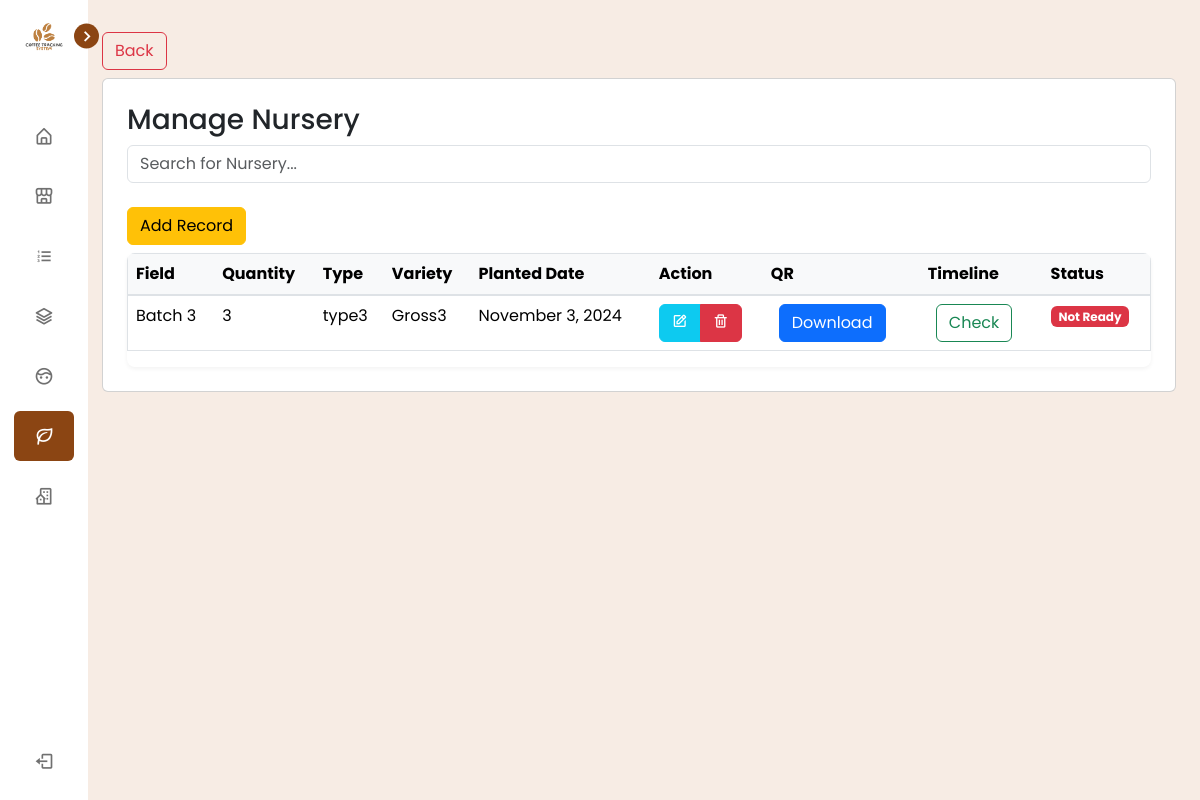
Before: /view/pages/plant_nursery/index.php (signed in) with the older database file.
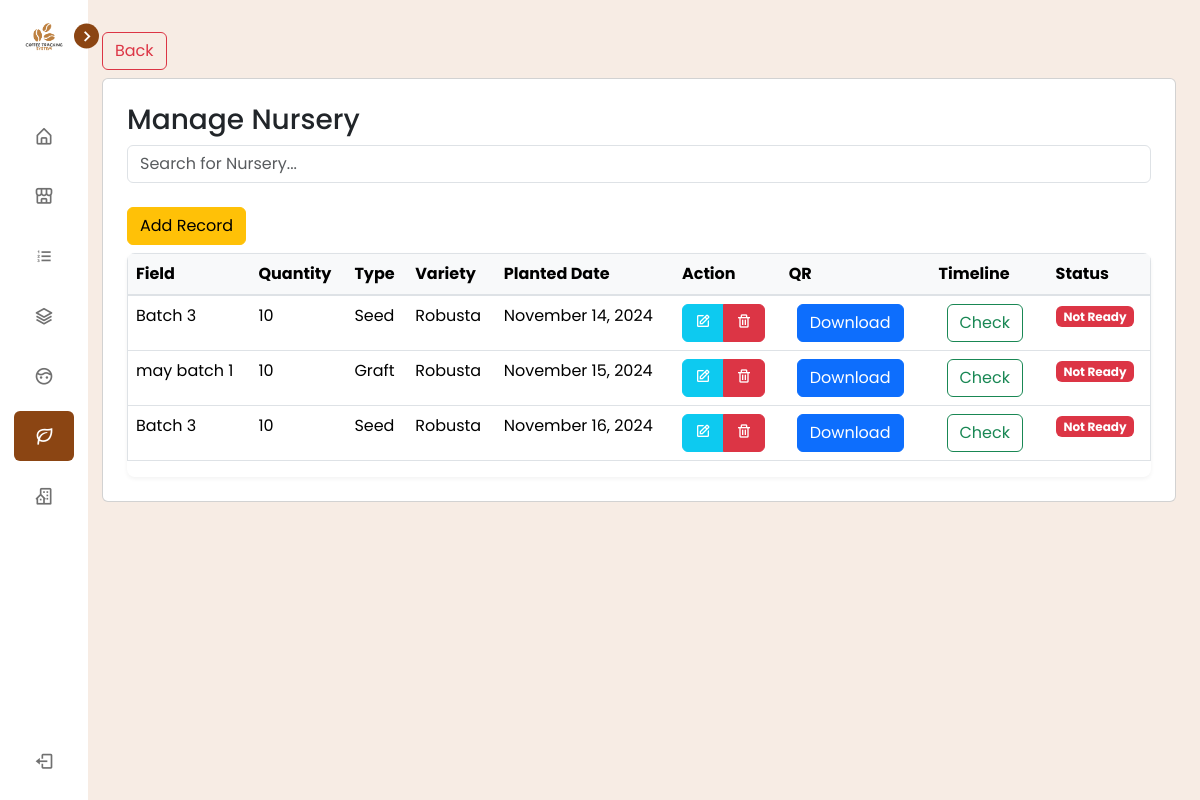
After: the same page with the newer database file.
### tables this page shows
CREATE TABLE `tbl_nursery` (
  `id` int(255) NOT NULL,
  `nursery_id` varchar(255) DEFAULT NULL,
  `nursery_field` varchar(255) NOT NULL,
  `source_id` varchar(255) NOT NULL,
  `type_id` varchar(255) DEFAULT NULL,
  `variety_id` varchar(255) DEFAULT NULL,
  `quantity` int(255) NOT NULL,
  `planted_date` varchar(255) DEFAULT NULL,
  `created_date` timestamp(6) NOT NULL DEFAULT current_timestamp(6)
);

CREATE TABLE `tbl_type` (
  `id` int(11) NOT NULL,
  `type_id` varchar(255) NOT NULL,
  `type_name` varchar(255) NOT NULL,
  `description` varchar(255) NOT NULL
);

CREATE TABLE `tbl_variety` (
  `id` int(255) NOT NULL,
  `variety_id` varchar(255) NOT NULL,
  `variety_name` varchar(255) NOT NULL,
  `description` varchar(255) NOT NULL
);

### connection/connection.php (called while the page is built, shortened)
<?php
class config {
    public function __construct(){
        $dsn = "mysql:host=".H.";dbname=".DB;
        $username = U;
        $password = P;
        try {
            $this->pdo = new PDO($dsn, $username, $password);
        } catch (PDOException $e) {
            die("Connection failed: " . $e->getMessage());
        }
    }
}
?>

### controller/PlantNurseryController.php (called while the page is built, shortened)
<?php
    require_once('../../../services/PlantNurseryService.php');
    $nurseryServices = new PlantInfo();
    $nurserys = $nurseryServices->getPlantInfos();
?>

### services/PlantNurseryService.php (called while the page is built, shortened)
<?php
require_once("../../../connection/connection.php");
class PlantInfo extends config {
    public function getPlantInfos() {
        try {
            $query = "SELECT
                            n.id,
                            n.nursery_id,
                            n.nursery_field,
                            n.type_id,
                            t.type_name,
                            t.description AS type_description,
                            n.variety_id,
                            v.variety_name,
                            v.description AS variety_description,
                            n.quantity,
                            n.planted_date,
                            n.created_date
                        FROM
                            tbl_nursery n
                        JOIN
                            tbl_type t ON n.type_id = t.type_id
                        JOIN
                            tbl_variety v ON n.variety_id = v.variety_id
                        WHERE
                            1;
                        ";
            $stmt = $this->pdo->prepare($query);
            $stmt->execute();
            return $stmt->fetchAll(PDO::FETCH_ASSOC);
        } catch (PDOException $e) {
            echo "Error: " . $e->getMessage();
        }
    }
    public function getHarvestStatus($nurseryID) {
        try {
            $query = "
                SELECT
                    CASE
                        WHEN EXISTS (
                            SELECT 1 FROM tbl_timeline WHERE nursery_id_fk = :nurseryID AND timeline_title = 'Harvested'
                        )
                        THEN (
                            SELECT MAX(history_date) FROM tbl_timeline WHERE nursery_id_fk = :nurseryID AND timeline_title = 'Harvested'
                        )
                        ELSE (
                            SELECT planted_date FROM tbl_nursery WHERE nursery_id = :nurseryID
                        )
                    END AS relevant_date,
                    CASE
                        WHEN EXISTS (
                            SELECT 1
                            FROM tbl_timeline
                            WHERE nursery_id_fk = :nurseryID
                            AND timeline_title = 'Harvested'
                        )
                        THEN 'True'
                        ELSE 'False'
                    END AS status
            ";
            $stmt = $this->pdo->prepare($query);
            $stmt->bindParam(':nurseryID', $nurseryID);
            $stmt->execute();
            return $stmt->fetch(PDO::FETCH_ASSOC);
        }
        catch (PDOException $e) {
            echo "Error: " . $e->getMessage();
        }
    }
}
?>

### view/pages/plant_nursery/index.php (the view, shortened to what this page needs)
<?php
  $title = "Nursery";
  require_once('../../../services/PlantNurseryService.php');
  include_once('../../../controller/PlantNurseryController.php');
  include_once('../../components/header.php');
?>
<div>
    <a class="btn btn-outline-danger my-2" href="../dashboard/index.php" width="200"> Back </a>
    <div class="card p-4">
      <h3>Manage Nursery</h3>
    <div class="mb-3">
        <input type="text" id="searchInput" class="form-control" placeholder="Search for Nursery...">
    </div>
    <div class="my-2">
     <a type="button" class="btn btn-warning d-none d-md-inline-block" href="create.php">Add Record</a>
    </div>
      <div class="table-responsive">
                <table border="1" class="table" id="nurseryOwnersTable">
                    <thead>
                        <tr>
                            <th>Field</th>
                            <th>Quantity</th>
                            <th>Type</th>
                            <th>Variety</th>
                            <th>Planted Date</th>
                            <th>Action</th>
                            <th>QR</th>
                            <th>Timeline</th>
                            <th>Status</th>
                        </tr>
                    </thead>
                    <tbody>
                        <?php if (!empty($nurserys)): ?>
                            <?php foreach ($nurserys as $nursery): ?>
                                <tr>
                                    <td><?php echo htmlspecialchars($nursery['nursery_field']); ?></td>
                                    <td><?php echo htmlspecialchars($nursery['quantity']); ?></td>
                                    <td><?php echo htmlspecialchars($nursery['type_name']); ?></td>
                                    <td><?php echo htmlspecialchars($nursery['variety_name']); ?></td>
                                    <td>
                                        <?php
                                            $plantedDate = new DateTime($nursery['planted_date']);
                                            echo $plantedDate->format('F j, Y');
                                        ?>
                                    </td>
                                    <td>
                                      <div class="btn-group">
                                          <a type="button" class="btn  btn-info" href="update.php?ID=<?php echo htmlspecialchars($nursery['id']); ?>"><i class='bx bx-edit icon text-white'></i></a>
                                          <button type="button" class="btn  btn-danger" data-id="<?php echo htmlspecialchars($nursery['id']); ?>" onclick="setDeleteId(this)"><i class='bx bx-trash icon'></i></button>
                                      </div>
                                    </td>
                                    <td>
                                      <a type="button" class="btn d-none d-md-inline-block btn-primary mx-2" href="qr.php?plantID=<?php echo htmlspecialchars($nursery['nursery_id']); ?>">Download</a>
                                    </td>
                                    <td>
                                      <a type="button" class="btn d-none d-md-inline-block btn-outline-success mx-2" href="../plant_timeline/index.php?id=<?php echo htmlspecialchars($nursery['id']); ?>&nurseryID=<?php echo htmlspecialchars($nursery['nursery_id']); ?>">Check</a>
                                    </td>
                                    <td>
                                      <?php
                                          $history_date = $nurseryServices->getHarvestStatus($nursery['nursery_id']);
                                          $now = new DateTime();
                                          $relevant_date = new DateTime($history_date['relevant_date']);
                                          $interval = $now->diff($relevant_date);
                                          if ($relevant_date->format('Y-m-d') == $now->format('Y-m-d') && $history_date['status'] == 'True') {
                                              echo '<span class="badge text-bg-success">Harvested</span>';
                                          }
                                          else if ($interval->y > 0 || $interval->m >= 24) {
                                              echo '<span class="badge text-bg-warning text-white">Ready</span>';
                                          }
                                          else {
                                              echo '<span class="badge text-bg-danger">Not Ready</span>';
                                          }
                                      ?>
                                  </td>
                                </tr>
                            <?php endforeach; ?>
                        <?php else: ?>
                            <tr>
                                <td colspan="5" class="text-center">No records found.</td>
                            </tr>
                        <?php endif; ?>
                    </tbody>
                </table>
                </div>
            </div>
      </div>
<?php include_once('../../components/footer.php'); ?>

### view/components/header.php (shortened to what this page needs)
<!DOCTYPE html>
<html lang="en">
<head>
    <link rel="stylesheet" href="../../css/bootsrap.css">
    <link rel="stylesheet" href="../../css/style.css">
    <link rel="stylesheet" href="../../css/fontawesome.css">
    <link rel="stylesheet" href="../../css/sidebar.css">
    <link href='https://unpkg.com/boxicons@2.1.1/css/boxicons.min.css' rel='stylesheet'>
</head>
<body class="px-1 px-md-5">
<?php
    if (!isset($_SESSION['username']) && $title != "User") {
?>
    <nav class="sidebar close d-none d-md-block">
        <header>
            <div class="image-text">
                <span class="image">
                    <img src="../../../assets/images/logo.png" alt="">
                </span>
            </div>
            <i class='bx bx-chevron-right toggle'></i>
        </header>
        <div class="menu-bar">
            <div class="menu">
                <ul class="menu-links p-0">
                    <li class="nav-link <?php echo $title == 'Dashboard' ? 'active' : ''; ?>">
                        <a href="../dashboard/index.php">
                            <i class='bx bx-home-alt icon'></i>
                        </a>
                    </li>
                    <li class="nav-link <?php echo $title == 'Order' ? 'active' : ''; ?>">
                        <a href="../plant_order/index.php">
                            <i class='bx bx-store-alt icon'></i>
                        </a>
                    </li>
                    <li class="nav-link <?php echo $title == 'Type' ? 'active' : ''; ?>">
                        <a href="../plant_type/index.php">
                            <i class='bx bx-list-ol icon'></i>
                        </a>
                    </li>
                    <li class="nav-link <?php echo $title == 'Variety' ? 'active' : ''; ?>">
                        <a href="../plant_variety/index.php">
                            <i class='bx bx-layer icon'></i>
                        </a>
                    </li>
                    <li class="nav-link <?php echo $title == 'Source' ? 'active' : ''; ?>">
                        <a href="../plant_source/index.php">
                            <i class='bx bx-face icon'></i>
                        </a>
                    </li>
                    <li class="nav-link <?php echo $title == 'Nursery' ? 'active' : ''; ?>">
                        <a href="../plant_nursery/index.php">
                            <i class='bx bx-leaf icon'></i>
                        </a>
                    </li>
                    <li class="nav-link <?php echo $title == 'Center' ? 'active' : ''; ?>">
                        <a href="../plant_center/index.php">
                            <i class='bx bx-building-house icon'></i>
                        </a>
                    </li>
                </ul>
            </div>
            <div class="bottom-content">
                <form action='' method='post'>
                    <li class="">
                        <button type='submit' class="d-flex w-100 btn-logout p-0 py-3" style="padding-left: -10px">
                            <i class='bx bx-log-out icon p-0 m-0' style="margin-left: -10px;"></i>
                        </button>
                    </li>
                </form>
            </div>
        </div>
    </nav>
    <?php
    }
?>
   <section class="home mb-3 p-1 p-lg-4 pt-5 pt-md-0 mt-5 mt-lg-0">

### view/components/footer.php (shortened to what this page needs)
</body>
</html>

### view/css/style.css (style rules this page uses)
body { padding: 5px; background-color: #f5f5f5; font-family: Arial, sans-serif; }

### view/css/sidebar.css (style rules this page uses)
* { margin: 0; padding: 0; box-sizing: border-box; font-family: 'Poppins', sans-serif; }
:root { --body-color: #f7ece4; --sidebar-color: #FFF; --primary-color: #8B4513; --primary-color-light: #fffbf5; --toggle-color: #DDD; --text-color: #707070; --tran-03: all 0.2s ease; --tran-03: all 0.3s ease; --tran-04: all 0.3s ease; --tran-05: all 0.3s ease; }
body { min-height: 100vh; background-color: var(--body-color); transition: var(--tran-05); }
.sidebar { position: fixed; top: 0; left: 0; height: 100%; width: 250px; padding: 10px 14px; background: var(--sidebar-color); transition: var(--tran-05); z-index: 100; }
.sidebar.close { width: 88px; }
.sidebar li { height: 50px; list-style: none; display: flex; align-items: center; margin-top: 10px; }
.sidebar header .image, .sidebar .icon { min-width: 60px; border-radius: 6px; }
.sidebar .icon { min-width: 60px; border-radius: 6px; height: 100%; display: flex; align-items: center; justify-content: center; font-size: 20px; }
.sidebar .text, .sidebar .icon { color: var(--text-color); transition: var(--tran-03); }
.sidebar header { position: relative; }
.sidebar header .image-text { display: flex; align-items: center; }
.sidebar header .image { display: flex; align-items: center; justify-content: center; }
.sidebar header .image img { width: 40px; border-radius: 6px; }
.sidebar header .toggle { position: absolute; top: 50%; right: -25px; transform: translateY(-50%) rotate(180deg); height: 25px; width: 25px; background-color: var(--primary-color); color: var(--sidebar-color); border-radius: 50%; display: flex; align-items: center; justify-content: center; font-size: 22px; cursor: pointer; transition: var(--tran-05); }
.sidebar.close .toggle { transform: translateY(-50%) rotate(0deg); }
.sidebar .menu { margin-top: 40px; }
.sidebar li a { list-style: none; height: 100%; background-color: transparent; display: flex; align-items: center; height: 100%; width: 100%; border-radius: 6px; text-decoration: none; transition: var(--tran-03); }
.sidebar .menu-bar { height: calc(100% - 55px); display: flex; flex-direction: column; justify-content: space-between; overflow-y: scroll; }
.home { position: absolute; top: 0; top: 0; left: 250px; height: 100vh; width: calc(100% - 250px); background-color: var(--body-color); transition: var(--tran-05); }
.sidebar.close~.home { left: 78px; height: 100vh; width: calc(100% - 78px); }
.btn-logout { margin: 0; border: none; background: white; cursor: pointer; border-radius: 7px; }
.nav-link.active a { background-color: var(--primary-color); }
.nav-link.active a .icon, .nav-link.active a .text { color: var(--sidebar-color); }

### view/components/header.php (style rules this page uses)
.table-responsive { border-radius: 8px; box-shadow: 0 2px 4px rgba(0,0,0,0.05); }
.table th { background-color: #f8f9fa; border-bottom: 2px solid #dee2e6; }

Changed rows visible on the page:
removed tbl_nursery: nursery_field "Batch 3", quantity "3", tbl_type.type_name "type3", tbl_variety.variety_name "Gross3", planted_date "November 3, 2024"
added tbl_nursery: nursery_field "Batch 3", quantity "10", tbl_type.type_name "Seed", tbl_variety.variety_name "Robusta", planted_date "November 14, 2024"
added tbl_nursery: nursery_field "may batch 1", quantity "10", tbl_type.type_name "Graft", tbl_variety.variety_name "Robusta", planted_date "November 15, 2024"
added tbl_nursery: nursery_field "Batch 3", quantity "10", tbl_type.type_name "Seed", tbl_variety.variety_name "Robusta", planted_date "November 16, 2024"
